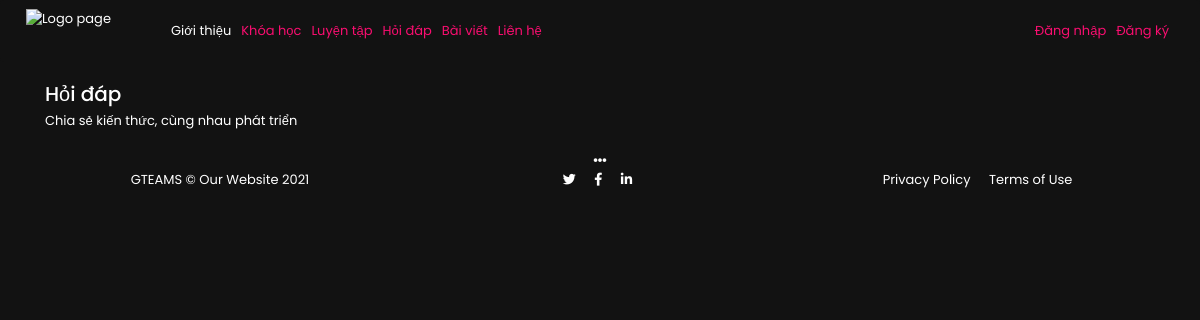
Page /GTEAMS/quiz/ on the earlier database version.
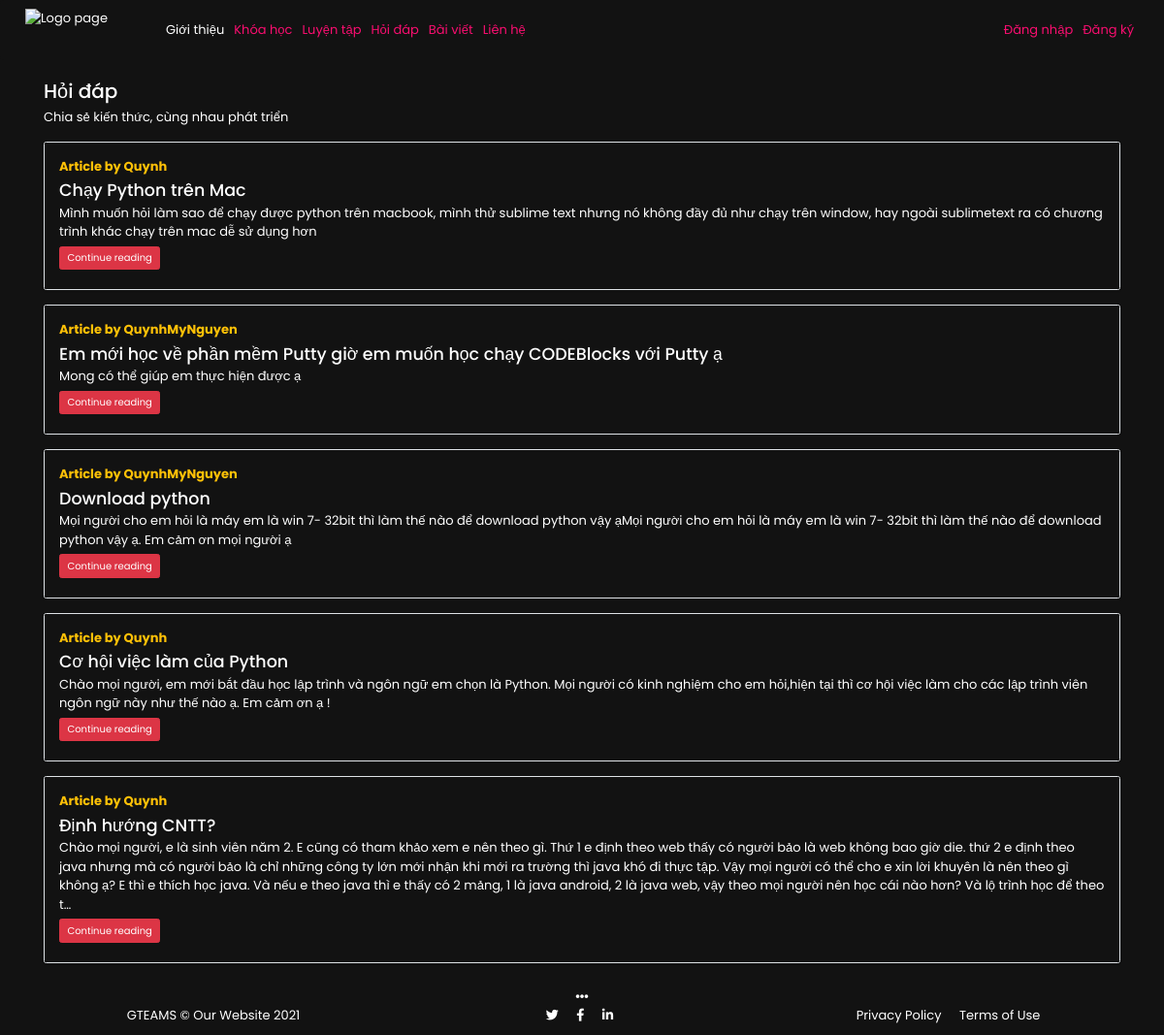
Same page on the later database version.
### GTEAMS_APP/models.py (models this page shows, shortened)
class article_quiz(models.Model):
    sno=models.AutoField(primary_key=True)
    title=models.CharField(max_length=255)
    author=models.CharField(max_length=14)
    slug=models.CharField(max_length=130)
    timeStamp=models.DateTimeField(blank=True)
    content=models.TextField()

### GTEAMS_APP/views.py (the view)
# urls.py: path('quiz/', views.quizHome, name='quizs'),
def quizHome(request):
    allPosts= article_quiz.objects.all()
    context={'allPosts': allPosts}
    return render(request, 'pages/quizsHome.html', context)

### GTEAMS_APP/templates/pages/quizsHome.html (shortened to what the changed rows need)
{% load static %}
<!doctype html>
<html lang="en">
<head>
    <link href="https://stackpath.bootstrapcdn.com/bootstrap/4.5.0/css/bootstrap.min.css" rel="stylesheet">
    <link href="https://use.fontawesome.com/releases/v5.13.0/css/all.css" rel="stylesheet" id="fontawesome-css">
    <link rel="stylesheet" href="https://maxcdn.bootstrapcdn.com/bootstrap/3.4.1/css/bootstrap.min.css">
    <link rel="stylesheet" href="https://stackpath.bootstrapcdn.com/bootstrap/4.5.2/css/bootstrap.min.css">
    <link rel="stylesheet" href="{% static 'css/HomePag.css'%}">
</head>
<body>
    <div class="container my-3">
        <h2>Hỏi đáp</h2>
        {% for post in allPosts %}
        <div class="row no-gutters border rounded overflow-hidden flex-md-row mb-4 shadow-sm h-md-250 my-4 position-relative">
            <div class="col p-4 d-flex flex-column position-static">
                <strong class="d-inline-block mb-2 text-warning">Article  by {{post.author}}</strong>
                <h3 class="mb-0">{{post.title}}</h3>
                <p class="card-text mb-auto">{{post.content| truncatechars:500}}</p>
                <div class="my-2">
                    <a href="{% url 'quizspost' post.slug %}" role="button" class="btn btn-danger">Continue reading</a>
                </div>
            </div>
        </div>
        {% endfor %}
    </div>
</body>
</html>

Differences in the rows shown:
added article_quiz: author "Quynh", title "Chạy Python trên Mac", content "Mình muốn hỏi làm sao để chạy được python trên macbook, mình thử sublime text nhưng nó không đầy đủ như chạy trên window, hay ngoài sublimetext ra có chương trình khác chạy trên mac dễ sử dụng hơn"
added article_quiz: author "QuynhMyNguyen", title "Em mới học về phần mềm Putty giờ em muốn học chạy CODEBlocks với Putty ạ", content "Mong có thể giúp em thực hiện được ạ"
added article_quiz: author "QuynhMyNguyen", title "Download python", content "Mọi người cho em hỏi là máy em là win 7- 32bit thì làm thế nào để download python vậy ạMọi người cho em hỏi là máy em là win 7- 32bit thì làm thế nào để download python vậy ạ. Em cảm ơn mọi người ạ"
added article_quiz: author "Quynh", title "Cơ hội việc làm của Python", content "Chào mọi người, em mới bắt đầu học lập trình và ngôn ngữ em chọn là Python. Mọi người có kinh nghiệm cho em hỏi,hiện tại thì cơ hội việc làm cho các lập trình viên ngôn ngữ này như thế nào ạ. Em cảm ơn ạ !"
added article_quiz: author "Quynh", title "Định hướng CNTT?", content "Chào mọi người, e là sinh viên năm 2. E cũng có tham khảo xem e nên theo gì. Thứ 1 e định theo web thấy có người bảo là web không bao giờ die. thứ 2 e định theo java nhưng mà có người bảo là chỉ những công ty lớn mới nhận khi mới ra trường thì java khó đi thực tập. Vậy mọi người có thể cho e xin lời khuyên là nên theo gì không ạ? E thì e thích học java. Và nếu e theo java thì e thấy có 2 mảng, 1 là java android, 2 là java web, vậy theo mọi người nên học cái nào hơn? Và lộ trình học để theo t…"
